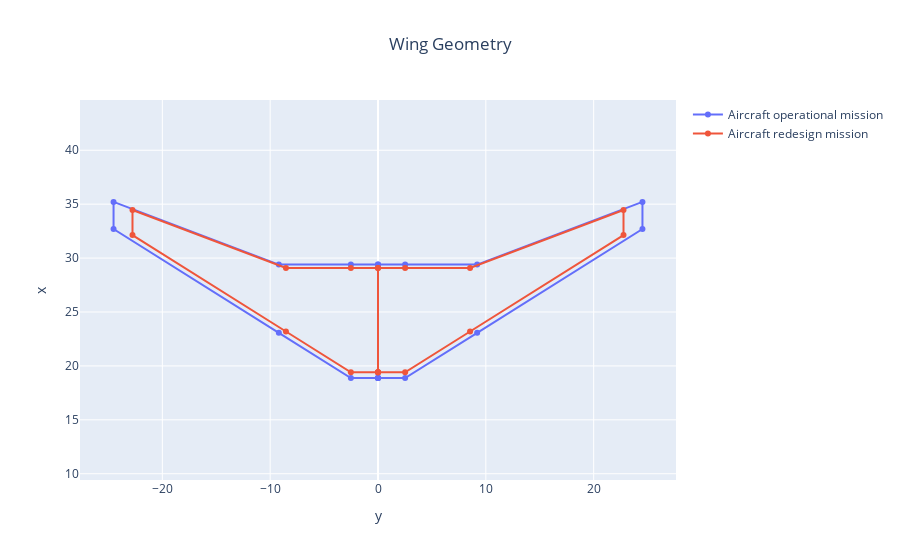

The notebook cell saved with this chart:
### Code cell
#GEOMETRIE 

OP_OUTPUT_FILE = pth.join(WORK_FOLDER_PATH, "oad_sizing_out.xml")
RES_OUTPUT_FILE = pth.join(WORK_FOLDER_PATH, "redesign_sizing_out.xml")



fig = oad.wing_geometry_plot(OP_OUTPUT_FILE, name="Aircraft operational mission")
fig = oad.wing_geometry_plot(RES_OUTPUT_FILE, name="Aircraft redesign mission", fig=fig)
fig.show()

### Figure 1 — Plotly figure (JSON) as saved in the notebook; plotly's stock layout.template omitted (floating-point values rounded to 4 significant figures)
{"data": [{"mode": "lines+markers", "name": "Aircraft operational mission", "type": "scatter", "uid": "6f710775-48f9-488c-8eb7-05ef2646d3a4", "x": [0, -2.516, -9.197, -24.53, -24.53, -9.197, -2.516, 0, 0, 0, 2.516, 9.197, 24.53, 24.53, 9.197, 2.516, 0, 0], "y": [18.87, 18.87, 23.07, 32.69, 35.21, 29.39, 29.39, 29.39, 18.87, 18.87, 18.87, 23.07, 32.69, 35.21, 29.39, 29.39, 29.39, 18.87]}, {"mode": "lines+markers", "name": "Aircraft redesign mission", "type": "scatter", "uid": "d757a450-67a0-4a14-b5c0-7d0d5d457f6a", "x": [0, -2.516, -8.538, -22.77, -22.77, -8.538, -2.516, 0, 0, 0, 2.516, 8.538, 22.77, 22.77, 8.538, 2.516, 0, 0], "y": [19.41, 19.41, 23.19, 32.13, 34.46, 29.08, 29.08, 29.08, 19.41, 19.41, 19.41, 23.19, 32.13, 34.46, 29.08, 29.08, 29.08, 19.41]}], "layout": {"title": {"text": "Wing Geometry", "x": 0.5}, "xaxis": {"title": {"text": "y"}}, "yaxis": {"scaleanchor": "x", "scaleratio": 1, "title": {"text": "x"}}}}
